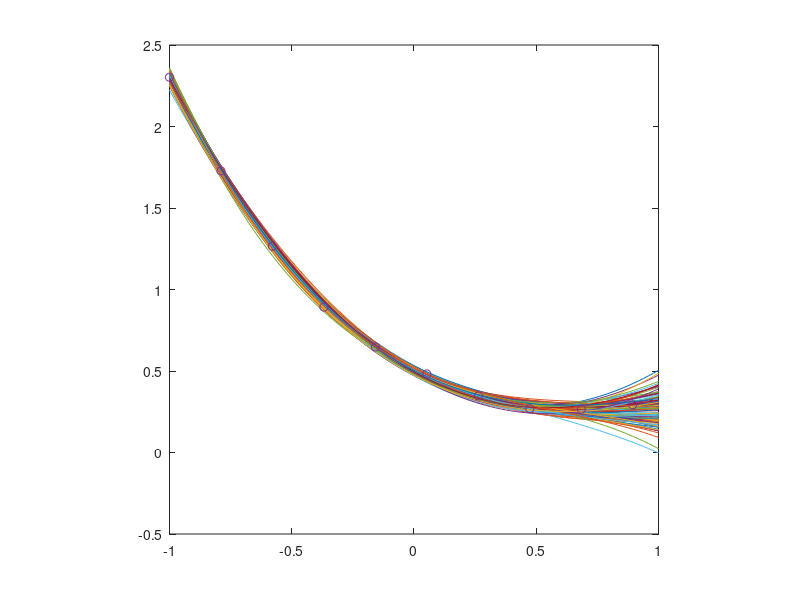

The MATLAB source for this figure:
close all; clear;
N = 4; % number of components
ns = 20; % number of samples
nf = 101;
alpha = 0.001; beta = 1000;

x = linspace(-1+eps,1-eps,ns)';
a1 = 0.5; a2 = -0.8; a3 = 0.8; a4 = -0.2;
y = a4*x.^3+a3*x.^2+a2*x+a1;
mu = 0;    
e = normrnd(mu,0.02,size(x));
t = y + e;

% figure(1);
% leg1 = ['y = ',num2str(a1),'x + ',num2str(a2)];
% plot(x,y);
% hold on;
% leg2 = ['Data : $\mathcal{N}$(',num2str(mu),', ',num2str(1/beta),')'];
% scatter(x,t);
% legend(leg1,leg2,'Interpreter','latex');
% hold off;

% legend

% Initial iteration: N = 0
MuN = zeros([N,1]);
Sigma0 = (1/alpha)*eye(N); Sigma0i = inv(Sigma0);
SigmaNi = Sigma0i;

% Kernel function
phi = @(x,i) x^(i-1);

xx = linspace(-1,1,100);
k = 2;
for n = 1:k:ns
    w = mvnrnd(MuN',inv(SigmaNi),nf); pause(0.05);
    
    yt = w(:,4)*xx.^3 +  w(:,3)*xx.^2 + w(:,2)*xx + w(:,1);

%     subplot(1,2,1)
    plot(xx,yt); hold on; plot(x(1:k:n),t(1:k:n),'o'); axis square;
    hold off;
%     
%     subplot(1,2,2)
%     int = -100:10:100;
%     [W1,W2] = meshgrid(int);
%     F = mvnpdf([W1(:) W2(:)],MuN.',SigmaNi);
%     F = reshape(F,length(int),length(int));
% 
%     colormap(jet);
%     contourf(int,int,F,100,'edgecolor','none'); hold on;
%     axis('square')
%     xlabel('w_1'); ylabel('w_2'); 
% 
%     plot(w(:,1),w(:,2),'+'); axis square; % xlim([0 1]); ylim([0 1]);
%     hold off;
    
    P = 1:N; P = arrayfun(@(i) phi(x(n),i),P);
    
    SigmaNiPrior = SigmaNi;
    SigmaNi = SigmaNiPrior + beta*(P'*P);
    MuN = SigmaNi\(SigmaNiPrior*MuN + beta*P'*t(n));
end